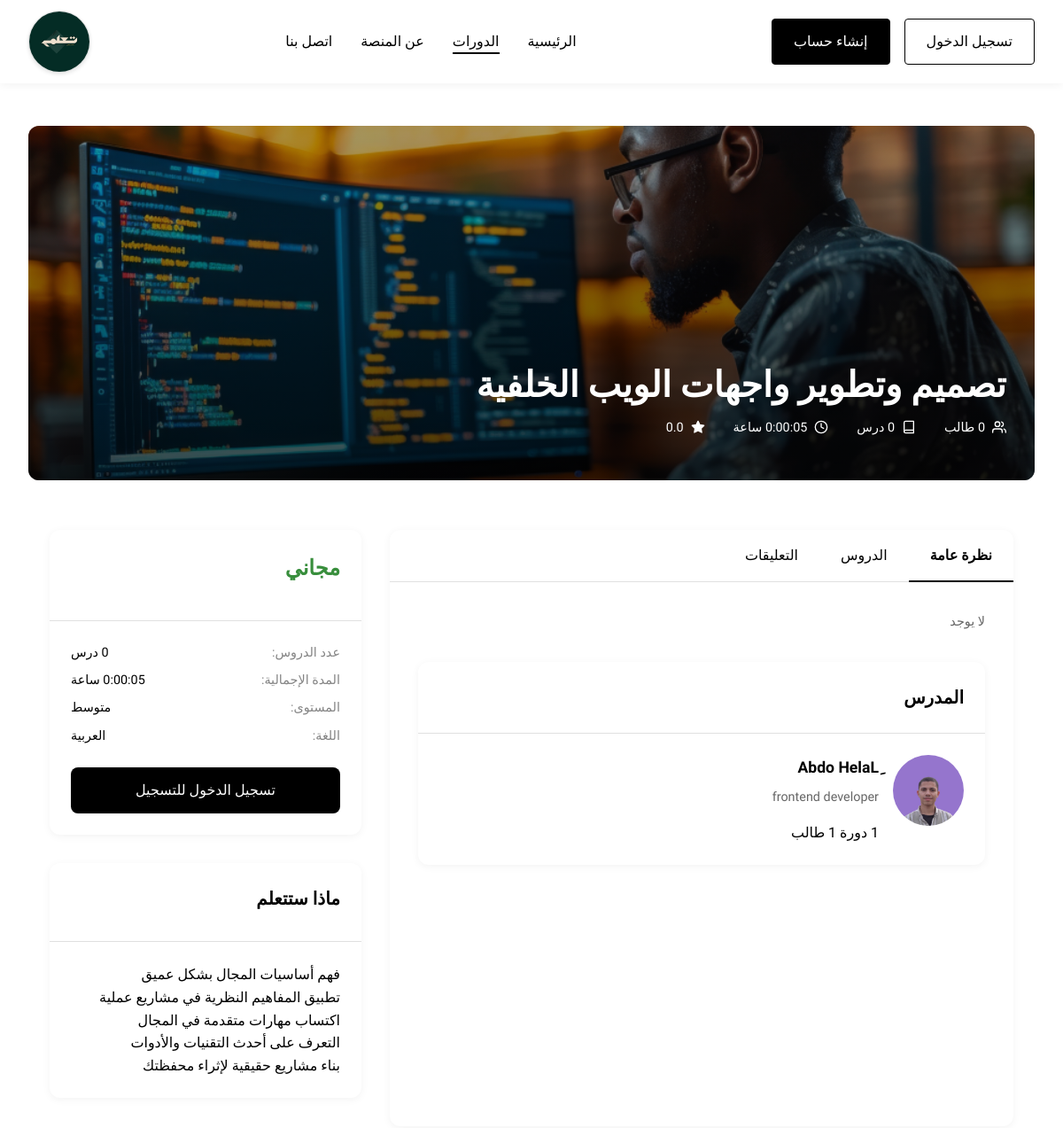
Before: /courses/2/ (upper part) with the older database file.
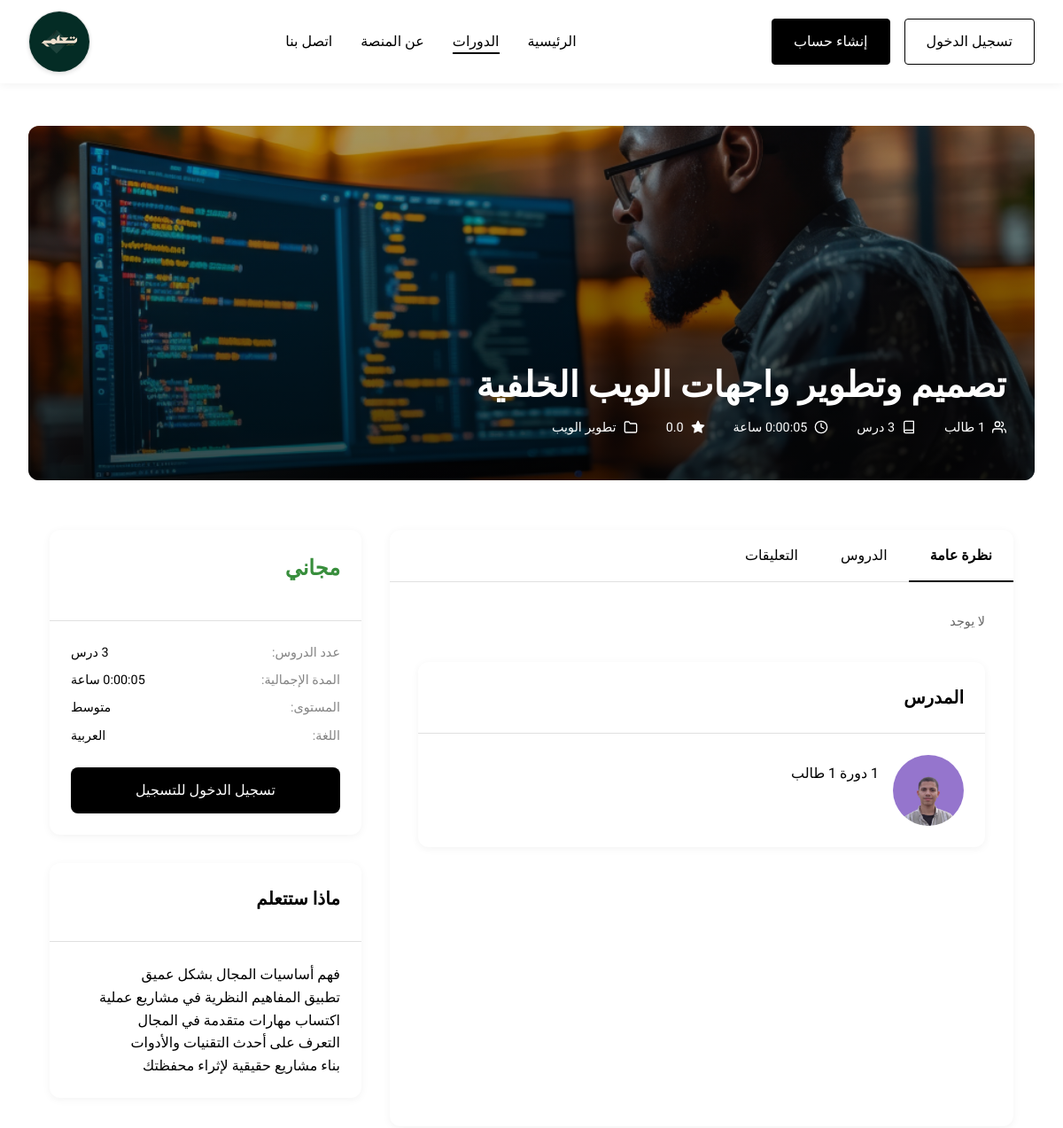
After: the same page with the newer database file.
### core/models.py (models this page shows, shortened)
class Course(models.Model):
    title = models.CharField(max_length=200)
    description = models.TextField()
    instructor = models.ForeignKey(User, on_delete=models.CASCADE, related_name='courses')
    created_at = models.DateTimeField(auto_now_add=True)
    updated_at = models.DateTimeField(auto_now=True)
    students = models.ManyToManyField(User, related_name='enrolled_courses', blank=True)
    image = models.ImageField(upload_to='course_images/', blank=True, null=True)
    total_duration = models.DurationField(default=timedelta(seconds=0))
    price = models.DecimalField(max_digits=10, decimal_places=2, default=0.00)
    average_rating = models.FloatField(default=0.0)
    category = models.ForeignKey(Category, on_delete=models.CASCADE, related_name='courses', blank=True, null=True)

class User(AbstractUser):
    role = models.CharField(max_length=50, choices=[('student', 'Student'), ('teacher', 'Teacher')], default='student')
    Profile = models.OneToOneField('Profile', on_delete=models.CASCADE, blank=True, null=True, related_name='user_profile')

class Profile(models.Model):
    user = models.OneToOneField(User, on_delete=models.CASCADE)
    full_name = models.CharField(max_length=100)
    bio = models.TextField(blank=True)
    profile_picture = models.ImageField(upload_to='profile_pictures/', blank=True, null=True)
    date_of_birth = models.DateField(null=True, blank=True)

class Category(models.Model):
    name = models.CharField(max_length=100)

### core/views.py (the view)
# urls.py: path('courses/<int:course_id>/', views.course_detail, name='course_detail'),
def course_detail(request, course_id):
    course = get_object_or_404(Course, id=course_id)
    lessons = course.lessons.all().order_by('id')
    is_enrolled = False
    enrollment = None
    if request.user.is_authenticated:
        try:
            enrollment = Enrollment.objects.get(user=request.user, course=course)
            is_enrolled = True
        except Enrollment.DoesNotExist:
            pass
    comments = course.comments.all().order_by('-created_at')
    context = {
        'course': course,
        'lessons': lessons,
        'is_enrolled': is_enrolled,
        'enrollment': enrollment,
        'comments': comments,
    }
    return render(request, 'core/course_detail.html', context)

### templates/core/course_detail.html (shortened to what the changed rows need)
{% extends 'core/base.html' %}
{% load static %}
{% block content %}
<div class="course-detail-container">
    <div class="container">
        <div class="course-header">
            {% if course.image %}
                <img src="{{ course.image.url }}" alt="{{ course.title }}" class="course-header-image">
            {% else %}
                <img src="{% static 'images/course-placeholder.jpg' %}" alt="{{ course.title }}" class="course-header-image">
            {% endif %}
            <div class="course-header-overlay">
                <h1 class="course-title">{{ course.title }}</h1>
                <div class="course-meta">
                    <div class="meta-item">
                    </div>
                    <div class="meta-item">
                    </div>
                    <div class="meta-item">
                    </div>
                    <div class="meta-item">
                        <svg xmlns="http://www.w3.org/2000/svg" width="16" height="16" viewBox="0 0 24 24" fill="currentColor" stroke="currentColor" stroke-width="2" stroke-linecap="round" stroke-linejoin="round"><polygon points="12 2 15.09 8.26 22 9.27 17 14.14 18.18 21.02 12 17.77 5.82 21.02 7 14.14 2 9.27 8.91 8.26 12 2"></polygon></svg>
                        <span>{{ course.average_rating|floatformat:1 }}</span>
                    </div>
                    {% if course.category %}
                    <div class="meta-item">
                        <svg xmlns="http://www.w3.org/2000/svg" width="16" height="16" viewBox="0 0 24 24" fill="none" stroke="currentColor" stroke-width="2" stroke-linecap="round" stroke-linejoin="round"><path d="M22 19a2 2 0 0 1-2 2H4a2 2 0 0 1-2-2V5a2 2 0 0 1 2-2h5l2 3h9a2 2 0 0 1 2 2z"></path></svg>
                        <span>{{ course.category.name }}</span>
                    </div>
                    {% endif %}
                </div>
            </div>
        </div>
        <div class="course-content">
            <div class="course-main">
                <div class="tab-content active" id="overview">
                    <div class="course-description">
                        {{ course.description|linebreaks }}
                    </div>
                    <div class="instructor-card">
                        <div class="instructor-content">
                            <div class="instructor-avatar">
                                {% if course.instructor.profile.profile_picture %}
                                    <img src="{{ course.instructor.profile.profile_picture.url }}" alt="{{ course.instructor.get_full_name }}">
                                {% else %}
                                    <div class="instructor-avatar-placeholder">
                                        {{ course.instructor.first_name|slice:":1"|upper }}
                                    </div>
                                {% endif %}
                            </div>
                            <div class="instructor-info">
                                <h4 class="instructor-name">{{ course.instructor.get_full_name }}</h4>
                                {% if course.instructor.Profile.bio %}
                                    <p class="instructor-bio">{{ course.instructor.Profile.bio|truncatechars:150 }}</p>
                                {% endif %}
                                <div class="instructor-stats">
                                    <span>{{ course.instructor.courses.count }} دورة</span>
                                    <span>{{ course.instructor.courses.all|length }} طالب</span>
                                </div>
                            </div>
                        </div>
                    </div>
                </div>
            </div>
        </div>
    </div>
</div>
{% endblock %}

Changed rows visible on the page:
changed Course "تصميم وتطوير واجهات الويب الخلفية": category_id empty → 1 (drawn); category.name (not shown) → "تطوير الويب"; instructor.get_full_name "ِAbdo HelaL" → (not shown); instructor_id 5 → 9 (drawn); instructor.Profile.bio "frontend developer" → (not shown)
